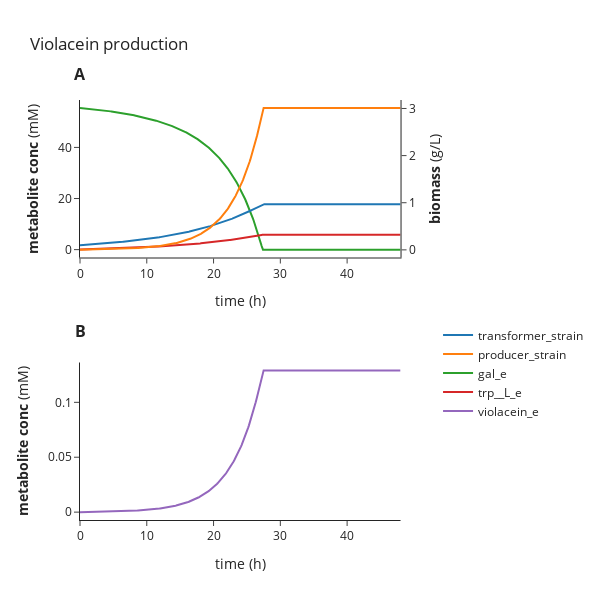

The code cell stored with this chart in its notebook:
### Code cell
import plotly.graph_objects as go
from plotly.subplots import make_subplots
# Create figure with secondary y-axis
fig = make_subplots(rows=2, cols=1,
                    subplot_titles=['<b>A</b>', '<b>B</b>'],
                    specs=[[{"secondary_y": True}],
                          [{"secondary_y": False}]]
                   )
for i in ['transformer_strain', 'producer_strain']:
# Add traces
    fig.add_trace(
    go.Scatter(x=dataframe['cycle']*0.1, y=dataframe[i], name=i),
    secondary_y=True, row=1, col=1
    )
for m in ['gal_e',"trp__L_e"]:
    fig.add_trace(
    go.Scatter(x=dataframe['cycle']*0.1, y=dataframe[m], name=m),
    secondary_y=False, row=1, col=1
    )
for j in ["violacein_e"]:
    fig.add_trace(
    go.Scatter(x=dataframe['cycle']*0.1, y=dataframe[j], name=j),
     row=2, col=1
    )

# Set x-axis title
fig.update_xaxes(title_text="time (h)")

# Set y-axes titles
fig.update_yaxes(title_text="<b>metabolite conc</b> (mM)", secondary_y=False)
fig.update_yaxes(title_text="<b>biomass</b> (g/L)", secondary_y=True)
fig.update_annotations(x=0, selector={'text':'<b>A</b>'})
fig.update_annotations(y=1.03, selector={'text':'<b>A</b>'})
fig.update_annotations(x=0, selector={'text':'<b>B</b>'})
fig.update_annotations(y=0.42, selector={'text':'<b>B</b>'})
fig.update_layout(legend=dict(
    y=0.35,
    orientation='v',
    x=1.05
), template='simple_white',height=600, width=600,title_text="Violacein production")

fig.show()

### Figure 1 — Plotly figure (JSON) as saved in the notebook; plotly's stock layout.template omitted (floating-point values rounded to 4 significant figures; data arrays with more than 128 entries replaced by an {"elided": "..."} marker saying what was removed)
{"data": [{"name": "transformer_strain", "type": "scatter", "x": {"elided": "481 float values"}, "xaxis": "x", "y": {"elided": "481 float values"}, "yaxis": "y2"}, {"name": "producer_strain", "type": "scatter", "x": {"elided": "481 float values"}, "xaxis": "x", "y": {"elided": "481 float values"}, "yaxis": "y2"}, {"name": "gal_e", "type": "scatter", "x": {"elided": "481 float values"}, "xaxis": "x", "y": {"elided": "481 float values"}, "yaxis": "y"}, {"name": "trp__L_e", "type": "scatter", "x": {"elided": "481 float values"}, "xaxis": "x", "y": {"elided": "481 float values"}, "yaxis": "y"}, {"name": "violacein_e", "type": "scatter", "x": {"elided": "481 float values"}, "xaxis": "x2", "y": {"elided": "481 float values"}, "yaxis": "y3"}], "layout": {"annotations": [{"font": {"size": 16}, "showarrow": false, "text": "<b>A</b>", "x": 0, "xanchor": "center", "xref": "paper", "y": 1.03, "yanchor": "bottom", "yref": "paper"}, {"font": {"size": 16}, "showarrow": false, "text": "<b>B</b>", "x": 0, "xanchor": "center", "xref": "paper", "y": 0.42, "yanchor": "bottom", "yref": "paper"}], "height": 600, "legend": {"orientation": "v", "x": 1.05, "y": 0.35}, "title": {"text": "Violacein production"}, "width": 600, "xaxis": {"anchor": "y", "domain": [0, 0.94], "title": {"text": "time (h)"}}, "xaxis2": {"anchor": "y3", "domain": [0, 0.94], "title": {"text": "time (h)"}}, "yaxis": {"anchor": "x", "domain": [0.625, 1], "title": {"text": "<b>metabolite conc</b> (mM)"}}, "yaxis2": {"anchor": "x", "overlaying": "y", "side": "right", "title": {"text": "<b>biomass</b> (g/L)"}}, "yaxis3": {"anchor": "x2", "domain": [0, 0.375], "title": {"text": "<b>metabolite conc</b> (mM)"}}}}
